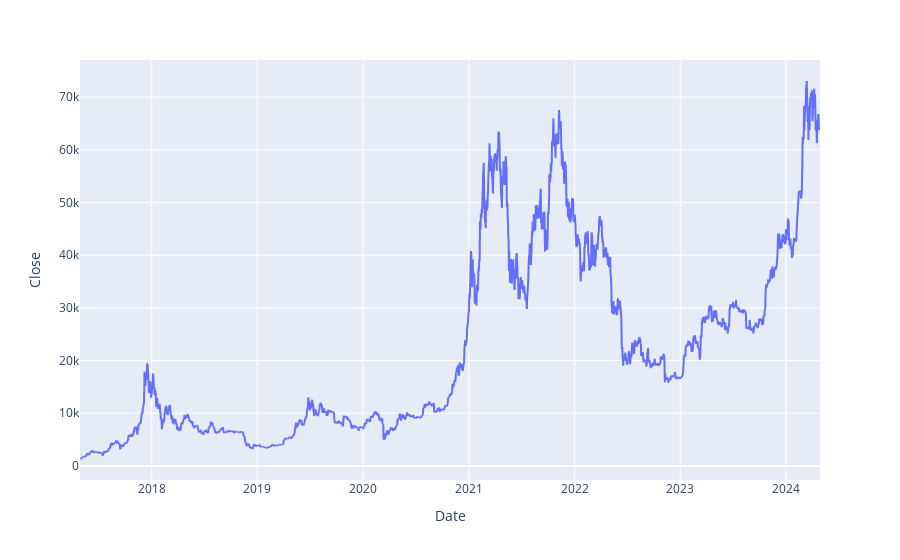

Notebook code for this chart:
### Markdown cell above
## Usando o Plotly Express

### Code cell
# Gráfico de linhas
fig = px.line(base_dados, y='Close')

# Fazendo o plot
fig.show()

### Figure 1 — Plotly figure (JSON) as saved in the notebook; plotly's stock layout.template omitted (floating-point values rounded to 4 significant figures; data arrays with more than 128 entries replaced by an {"elided": "..."} marker saying what was removed)
{"data": [{"hovertemplate": "Date=%{x}<br>Close=%{y}<extra></extra>", "legendgroup": "", "line": {"color": "#636efa", "dash": "solid"}, "marker": {"symbol": "circle"}, "mode": "lines", "name": "", "showlegend": false, "type": "scattergl", "x": {"elided": "2558 str values"}, "xaxis": "x", "y": {"elided": "2558 float values"}, "yaxis": "y"}], "layout": {"legend": {"tracegroupgap": 0}, "margin": {"t": 60}, "xaxis": {"anchor": "y", "domain": [0, 1], "title": {"text": "Date"}}, "yaxis": {"anchor": "x", "domain": [0, 1], "title": {"text": "Close"}}}}
